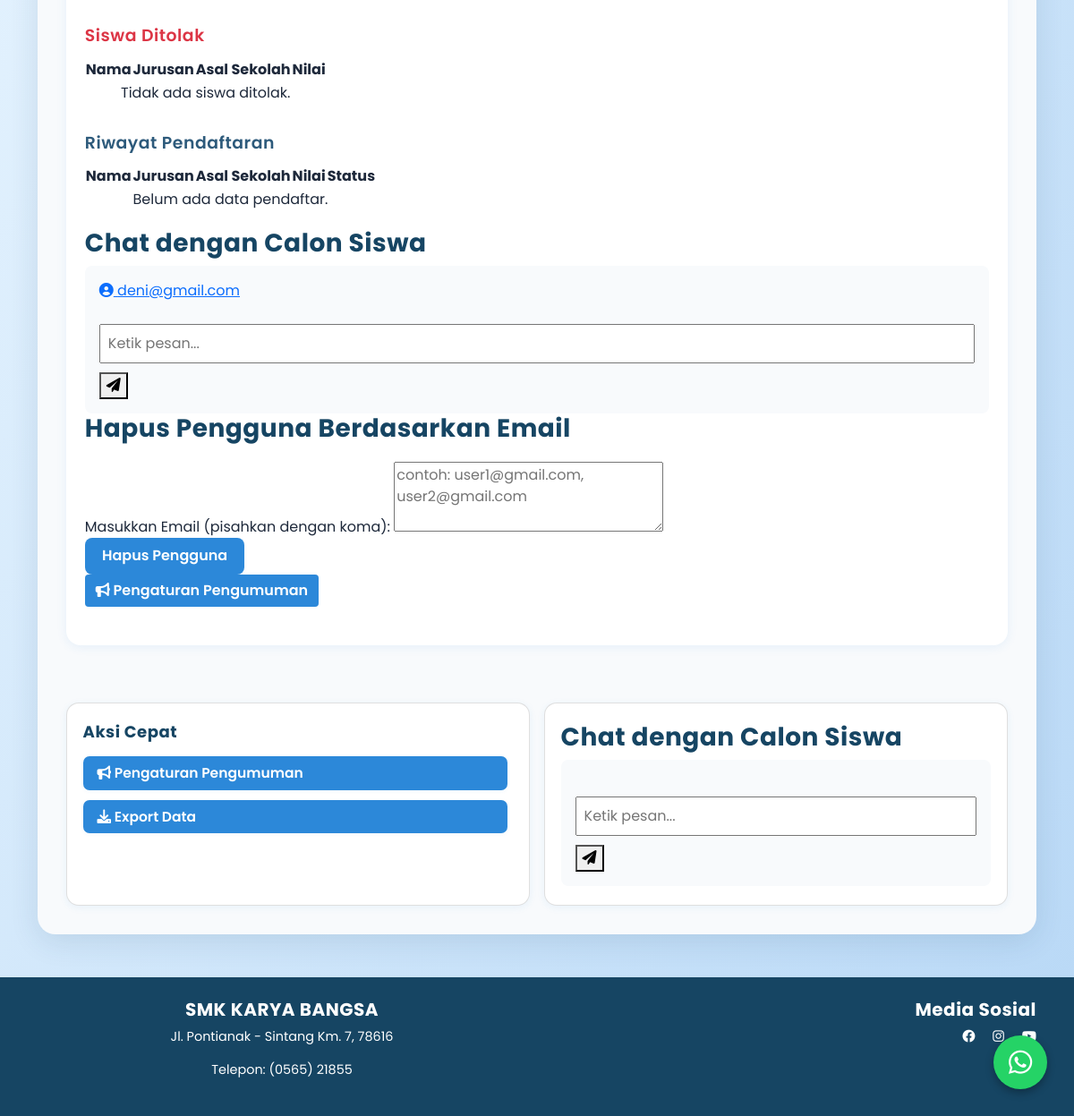
Before: /admin/chat/2 (signed in, lower part) with the older database file.
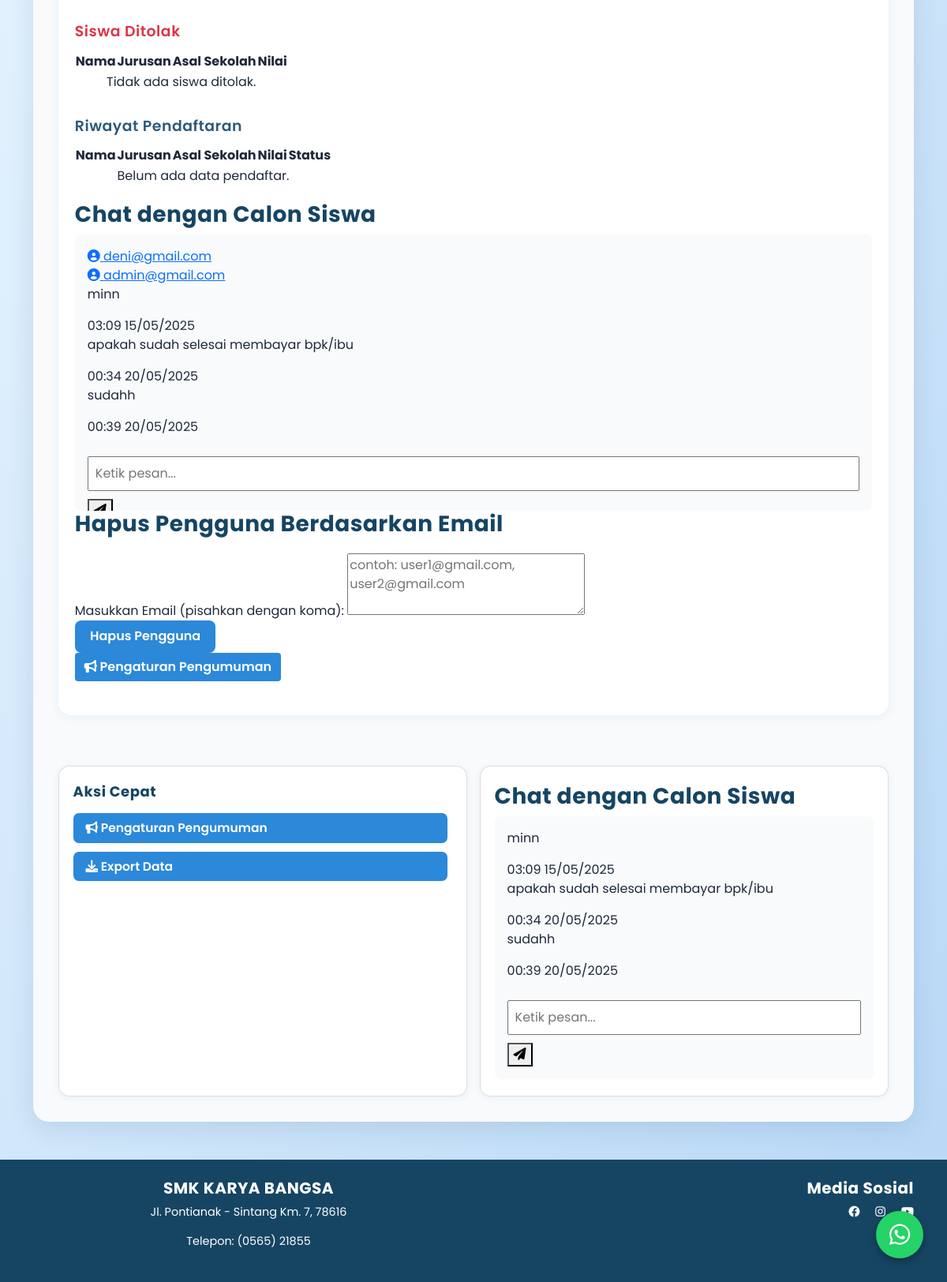
After: the same page with the newer database file.
### models.py (models this page shows)
class User(db.Model):
    id = db.Column(db.Integer, primary_key=True)
    username = db.Column(db.String(150), nullable=False, unique=True)
    password = db.Column(db.String(150), nullable=False)
    role = db.Column(db.String(50), nullable=False)

class Chat(db.Model):
    id = db.Column(db.Integer, primary_key=True)
    user_id = db.Column(db.Integer, db.ForeignKey('user.id'))
    message = db.Column(db.Text, nullable=False)
    is_admin = db.Column(db.Boolean, default=False)
    timestamp = db.Column(db.DateTime, default=db.func.current_timestamp())

### routes/admin.py (the view)
@admin.route('/chat/<int:user_id>')
def chat(user_id):
    if 'user_id' not in session or session.get('role') != 'admin':
        flash('Akses ditolak!', 'error')
        return redirect(url_for('login'))
    users = User.query.filter_by(role='user').all()
    chats = Chat.query.filter_by(user_id=user_id).order_by(Chat.timestamp).all()
    return render_template('admin/dashboard.html',
                         users=users,
                         chats=chats,
                         selected_user=user_id)

### templates/admin/dashboard.html (shortened to what this page needs)
{% extends 'base.html' %}
{% block content %}
<div class="admin-dashboard-container">
    <div class="content-grid">
        <div class="main-section">
            <div class="data-card">
                <div class="data-card-body">
                    <div class="admin-grid">
                        <div class="admin-panel data-table">
                            <div class="data-section" style="margin-top:2rem;">
                                <h3 style="color:#dc3545;">Siswa Ditolak</h3>
                                <table class="data-table">
                                    <thead>
                                        <tr>
                                            <th>Nama</th>
                                            <th>Jurusan</th>
                                            <th>Asal Sekolah</th>
                                            <th>Nilai</th>
                                        </tr>
                                    </thead>
                                    <tbody>
                                        {% for siswa in siswa_data if siswa.status == 'rejected' %}
                                            <tr>
                                                <td>{{ siswa.nama }}</td>
                                                <td>{{ siswa.jurusan if siswa.jurusan else '-' }}</td>
                                                <td>{{ siswa.asal_sekolah }}</td>
                                                <td>{{ siswa.nilai }}</td>
                                            </tr>
                                        {% else %}
                                            <tr><td colspan="4" class="text-center">Tidak ada siswa ditolak.</td></tr>
                                        {% endfor %}
                                    </tbody>
                                </table>
                            </div>
                            <div class="data-section" style="margin-top:2rem;">
                                <h3 style="color:#2d5a7b;">Riwayat Pendaftaran</h3>
                                <table class="data-table">
                                    <thead>
                                        <tr>
                                            <th>Nama</th>
                                            <th>Jurusan</th>
                                            <th>Asal Sekolah</th>
                                            <th>Nilai</th>
                                            <th>Status</th>
                                        </tr>
                                    </thead>
                                    <tbody>
                                        {% for siswa in siswa_data %}
                                            <tr>
                                                <td>{{ siswa.nama }}</td>
                                                <td>{{ siswa.jurusan if siswa.jurusan else '-' }}</td>
                                                <td>{{ siswa.asal_sekolah }}</td>
                                                <td>{{ siswa.nilai }}</td>
                                                <td>
                                                    <span class="status-badge {{ siswa.status }}">
                                                        {{ siswa.status }}
                                                    </span>
                                                </td>
                                            </tr>
                                        {% else %}
                                            <tr><td colspan="5" class="text-center">Belum ada data pendaftar.</td></tr>
                                        {% endfor %}
                                    </tbody>
                                </table>
                            </div>
                        </div>
                        <div class="admin-panel chat-panel">
                            <div class="chat-section admin">
                                <h3>Chat dengan Calon Siswa</h3>
                                <div class="chat-container">
                                    <div class="user-list">
                                        {% for user in users %}
                                            <div class="user-item {% if user.id == selected_user %}active{% endif %}">
                                                <a href="{{ url_for('admin.chat', user_id=user.id) }}">
                                                    <i class="fas fa-user-circle"></i>
                                                    <span>{{ user.username }}</span>
                                                </a>
                                            </div>
                                        {% endfor %}
                                    </div>
                                    <div class="chat-area">
                                        {% if selected_user %}
                                            <div class="chat-messages" id="chatMessages">
                                                {% for chat in chats %}
                                                    <div class="message {% if chat.is_admin %}admin{% else %}user{% endif %}">
                                                        <div class="message-content">
                                                            <p>{{ chat.message }}</p>
                                                            <span class="timestamp">{{ chat.timestamp.strftime('%H:%M %d/%m/%Y') }}</span>
                                                        </div>
                                                    </div>
                                                {% endfor %}
                                            </div>
                                            <form method="POST" action="{{ url_for('admin.send_message', user_id=selected_user) }}" class="chat-form">
                                                <input type="text" name="message" placeholder="Ketik pesan..." required>
                                                <button type="submit"><i class="fas fa-paper-plane"></i></button>
                                            </form>
                                        {% else %}
                                            <div class="no-chat-selected">
                                                <i class="fas fa-comments"></i>
                                                <p>Pilih siswa untuk memulai chat</p>
                                            </div>
                                        {% endif %}
                                    </div>
                                </div>
                            </div>
                        </div>
                        <div class="admin-panel">
                            <h3>Hapus Pengguna Berdasarkan Email</h3>
                            <form method="POST" action="{{ url_for('admin.delete_users') }}">
                                <div class="form-group">
                                    <label for="emails">Masukkan Email (pisahkan dengan koma):</label>
                                    <textarea name="emails" id="emails" rows="3" placeholder="contoh: user1@gmail.com, user2@gmail.com" required></textarea>
                                </div>
                                <button type="submit" class="btn-delete-rejected"
                                        onclick="return confirm('Apakah Anda yakin ingin menghapus pengguna berdasarkan email yang dimasukkan?')">
                                    Hapus Pengguna
                                </button>
                            </form>
                            <a href="{{ url_for('admin.announcement_settings') }}" class="btn btn-primary mb-3">
                                <i class="fas fa-bullhorn"></i> Pengaturan Pengumuman
                            </a>
                        </div>
                    </div>
                </div>
            </div>
        </div>
        <div class="side-section">
            <div class="quick-actions card">
                <h3>Aksi Cepat</h3>
                <div class="action-buttons">
                    <a href="{{ url_for('admin.announcement_settings') }}" class="btn-action">
                        <i class="fas fa-bullhorn"></i>
                        Pengaturan Pengumuman
                    </a>
                    <a href="#" class="btn-action">
                        <i class="fas fa-download"></i>
                        Export Data
                    </a>
                </div>
            </div>
            <div class="chat-panel card">
                <div class="chat-section admin">
                    <h3>Chat dengan Calon Siswa</h3>
                    <div class="chat-container">
                        {% if selected_user %}
                            <div class="chat-messages" id="chatMessages">
                                {% for chat in chats %}
                                    <div class="message {% if chat.is_admin %}admin{% else %}user{% endif %}">
                                        <div class="message-content">
                                            <p>{{ chat.message }}</p>
                                            <span class="timestamp">{{ chat.timestamp.strftime('%H:%M %d/%m/%Y') }}</span>
                                        </div>
                                    </div>
                                {% endfor %}
                            </div>
                            <form method="POST" action="{{ url_for('admin.send_message', user_id=selected_user) }}" class="chat-form">
                                <input type="text" name="message" placeholder="Ketik pesan..." required>
                                <button type="submit"><i class="fas fa-paper-plane"></i></button>
                            </form>
                        {% else %}
                            <div class="no-chat-selected">
                                <i class="fas fa-comments"></i>
                                <p>Pilih siswa untuk memulai chat</p>
                            </div>
                        {% endif %}
                    </div>
                </div>
            </div>
        </div>
    </div>
</div>
{% endblock %}

### templates/base.html (shortened to what this page needs)
<!DOCTYPE html>
<html lang="id">
<head>
    <link rel="stylesheet" href="{{ url_for('static', filename='style.css') }}">
    <link href="https://cdn.jsdelivr.net/npm/bootstrap@5.1.3/dist/css/bootstrap.min.css" rel="stylesheet">
    <link rel="stylesheet" href="https://cdnjs.cloudflare.com/ajax/libs/font-awesome/6.0.0/css/all.min.css">
</head>
<body>
    <div class="container mt-4">
        {% block content %}{% endblock %}
    </div>
    <footer class="footer mt-5" style="background-color: #164563;">
        <div class="container py-4">
            <div class="row">
                <div class="col-md-6">
                    <h5>SMK KARYA BANGSA</h5>
                    <p>Jl. Pontianak - Sintang Km. 7, 78616</p>
                    <p>Telepon: (0565) 21855</p>
                </div>
                <div class="col-md-6 text-md-end">
                    <h5>Media Sosial</h5>
                    <a href="#" class="text-white me-3"><i class="fab fa-facebook"></i></a>
                    <a href="#" class="text-white me-3"><i class="fab fa-instagram"></i></a>
                    <a href="#" class="text-white"></a>
                </div>
            </div>
        </div>
    </footer>
    <div class="whatsapp-float">
        <a href="https://wa.me/6285750120758" target="_blank" class="whatsapp-btn">
            <i class="fab fa-whatsapp"></i>
        </a>
    </div>
</body>
</html>

Changed rows visible on the page:
added User: username "admin@gmail.com"
added Chat: message "minn", timestamp "03:09 15/05/2025"
added Chat: message "apakah sudah selesai membayar bpk/ibu", timestamp "00:34 20/05/2025"
added Chat: message "sudahh", timestamp "00:39 20/05/2025"
